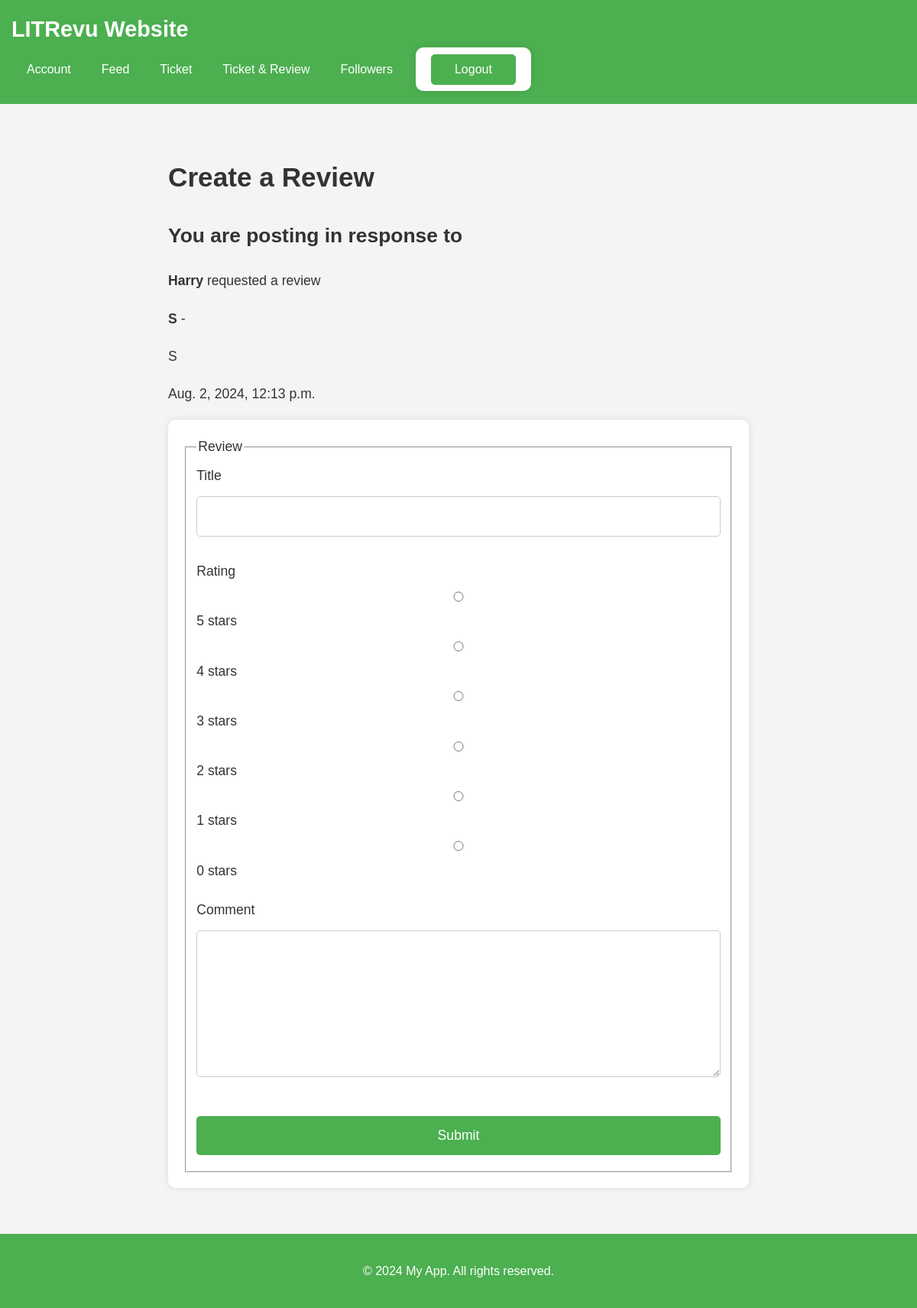
/create_review/4/ (signed in), run on the app's committed database.
### myapp/models.py (models this page shows, shortened)
class Ticket(models.Model):
    title = models.CharField(max_length=128)
    description = models.TextField(max_length=2048, blank=True)
    user = models.ForeignKey(to=settings.AUTH_USER_MODEL, on_delete=models.CASCADE)
    image = models.ImageField(upload_to="tickets/", null=True, blank=True)
    time_created = models.DateTimeField(auto_now_add=True)

### myapp/views.py (the view)
# urls.py: path("create_review/<int:ticket_id>/", views.create_review, name="create_review"),
@login_required
def create_review(request, ticket_id):
    ticket = get_object_or_404(Ticket, pk=ticket_id)
    if request.method == "POST":
        form = ReviewForm(request.POST)
        if form.is_valid():
            review = form.save(commit=False)
            review.ticket = ticket
            review.user = request.user
            review.save()
            return redirect("myapp:feed")
    else:
        form = ReviewForm()
    return render(request, "create_review.html", {"form": form, "ticket": ticket})

### myapp/forms.py
class ReviewForm(forms.ModelForm):
    RATING_CHOICES = [
        (1, "1"),
        (2, "2"),
        (3, "3"),
        (4, "4"),
        (5, "5"),
    ]
    rating = forms.ChoiceField(
        choices=RATING_CHOICES, widget=forms.RadioSelect(attrs={"class": "star"})
    )
    class Meta:
        model = Review
        fields = ["rating", "headline", "body"]
        widgets = {
            "headline": forms.TextInput(attrs={"class": "form-control"}),
            "body": forms.Textarea(attrs={"class": "form-control"}),
        }

### myapp/context_processors.py (called while the page is built)
def media_url(request):
    return {"media_url": settings.MEDIA_URL}

### myapp/templates/create_review.html (shortened to what this page needs)
{% extends 'base.html' %}
{% block content %}
<h1>Create a Review</h1>
<div class="ticket-details">
    <h2>You are posting in response to</h2>
    <div class="ticket">
        <p><strong>{{ ticket.user.username }}</strong> requested a review</p>
        <p><strong>{{ ticket.title }}</strong> - {{ ticket.author }}</p>
        <p>{{ ticket.description }}</p>
        <p>{{ ticket.time_created }}</p>
    </div>
</div>
<form method="post">
    <fieldset>
        <legend>Review</legend>
        <div class="form-group">
            <label for="id_headline">Title</label>
            {{ form.headline }}
        </div>
        <div class="form-group">
            <label for="id_rating">Rating</label>
            <div class="star-rating">
                {% for i in "543210" %}
                    <input type="radio" id="star{{ i }}" name="rating" value="{{ i }}">
                    <label for="star{{ i }}" title="{{ i }} stars">{{ i }} stars</label>
                {% endfor %}
            </div>
        </div>
        <div class="form-group">
            <label for="id_body">Comment</label>
            {{ form.body }}
        </div>
        <button type="submit">Submit</button>
    </fieldset>
</form>
{% endblock %}

### static/css/style.css (style rules this page uses)
body { font-family: Arial, sans-serif; background-color: #f4f4f4; margin: 0; padding: 0; color: #333; line-height: 1.6; box-sizing: border-box; }
*, *::before, *::after { box-sizing: inherit; }
h1, h2 { color: #333; margin-bottom: 20px; }
.card, form { background-color: white; padding: 20px; border-radius: 10px; box-shadow: 0 0 10px rgba(0, 0, 0, 0.1); margin-bottom: 20px; }
.card h3, .form-group label { margin-top: 0; }
.form-group { margin-bottom: 20px; }
form input, form textarea, form button, form select { width: 100%; padding: 15px; margin: 10px 0; border: 1px solid #ccc; border-radius: 5px; font-size: 1em; }
form button { background-color: #4CAF50; color: white; border: none; cursor: pointer; transition: background-color 0.3s; }

### data on the page
Ticket: user.username "Harry", title "S", description "S", time_created "Aug. 2, 2024, 12:13 p.m."

### other printed values
{{ i }} "5" "4" "3" "2" "1" "0"
